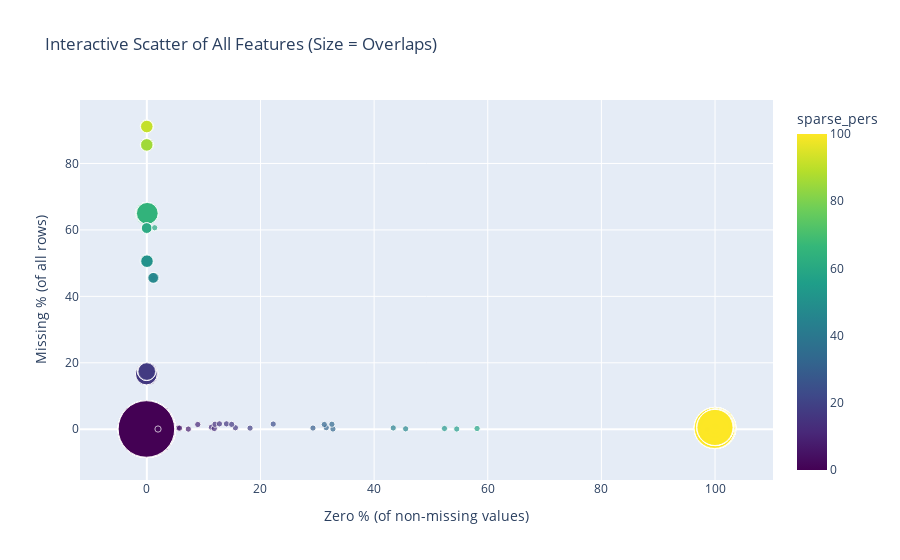

The cell this chart's notebook holds for it:
### Code cell
import numpy as np
import plotly.express as px
import pandas as pd

# Create dataframe with all features
all_features_info = []
for col in df.columns:
    missing_count = df[col].isnull().sum()
    zero_count = (df[col] == 0).sum()
    sparse_pers = (missing_count + zero_count) / len(df) * 100
    missing_pers = df[col].isnull().mean() * 100
    zero_pers = zero_count / (len(df) - missing_count) * 100 if (len(df) - missing_count) > 0 else 0

    all_features_info.append({
        "feature": col,
        "sparse_pers": round(sparse_pers,2),
        "missing_pers": round(missing_pers,2),
        "missing_count": missing_count,
        "zero_pers": round(zero_pers,2),
        "zero_count": zero_count
    })

all_features_df = pd.DataFrame(all_features_info)

# Count overlapping points (same zero % and missing %)
all_features_df['count'] = all_features_df.groupby(['zero_pers','missing_pers'])['feature'].transform('count')

# Add small jitter for better visualization
np.random.seed(42)
jitter = 0.1
all_features_df['zero_pers_jitter'] = all_features_df['zero_pers'] + np.random.uniform(-jitter,jitter,len(all_features_df))
all_features_df['missing_pers_jitter'] = all_features_df['missing_pers'] + np.random.uniform(-jitter,jitter,len(all_features_df))

# Hover text
all_features_df['hover_text'] = all_features_df.apply(
    lambda row: f"Feature: {row['feature']}<br>"
                f"Sparse %: {row['sparse_pers']}<br>"
                f"Missing %: {row['missing_pers']}<br>"
                f"Missing Count: {row['missing_count']}<br>"
                f"Zero %: {row['zero_pers']}<br>"
                f"Zero Count: {row['zero_count']}<br>"
                f"Overlaps: {row['count']}", axis=1
)

# Scatter plot: size = number of overlapping points
fig = px.scatter(
    all_features_df,
    x='zero_pers_jitter',
    y='missing_pers_jitter',
    size='count',              # size based on overlaps
    color='sparse_pers',       # color = sparse percentage
    hover_name='feature',
    hover_data={'hover_text':True,'feature':False},
    title="Interactive Scatter of All Features (Size = Overlaps)",
    color_continuous_scale='Viridis',
    size_max=40
)

fig.update_layout(
    xaxis_title="Zero % (of non-missing values)",
    yaxis_title="Missing % (of all rows)",
    hovermode="closest"
)

fig.show()

### Figure 1 — Plotly figure (JSON) as saved in the notebook; plotly's stock layout.template omitted (floating-point values rounded to 4 significant figures; data arrays with more than 128 entries replaced by an {"elided": "..."} marker saying what was removed)
{"data": [{"customdata": {"elided": "590x2 mixed values"}, "hovertemplate": "<b>%{hovertext}</b><br><br>zero_pers_jitter=%{x}<br>missing_pers_jitter=%{y}<br>count=%{marker.size}<br>hover_text=%{customdata[0]}<br>sparse_pers=%{marker.color}<extra></extra>", "hovertext": {"elided": "590 float values"}, "legendgroup": "", "marker": {"color": {"elided": "590 float values"}, "coloraxis": "coloraxis", "size": {"elided": "590 int values"}, "sizemode": "area", "sizeref": 0.05063, "symbol": "circle"}, "mode": "markers", "name": "", "orientation": "v", "showlegend": false, "type": "scatter", "x": {"elided": "590 float values"}, "xaxis": "x", "y": {"elided": "590 float values"}, "yaxis": "y"}], "layout": {"coloraxis": {"colorbar": {"title": {"text": "sparse_pers"}}, "colorscale": [[0, "#440154"], [0.1111, "#482878"], [0.2222, "#3e4989"], [0.3333, "#31688e"], [0.4444, "#26828e"], [0.5556, "#1f9e89"], [0.6667, "#35b779"], [0.7778, "#6ece58"], [0.8889, "#b5de2b"], [1, "#fde725"]]}, "hovermode": "closest", "legend": {"itemsizing": "constant", "tracegroupgap": 0}, "title": {"text": "Interactive Scatter of All Features (Size = Overlaps)"}, "xaxis": {"anchor": "y", "domain": [0, 1], "title": {"text": "Zero % (of non-missing values)"}}, "yaxis": {"anchor": "x", "domain": [0, 1], "title": {"text": "Missing % (of all rows)"}}}}
